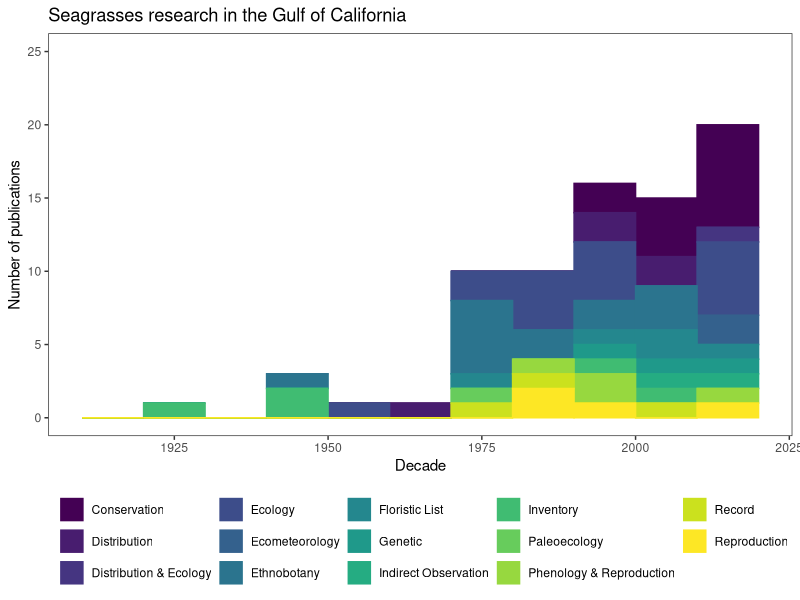
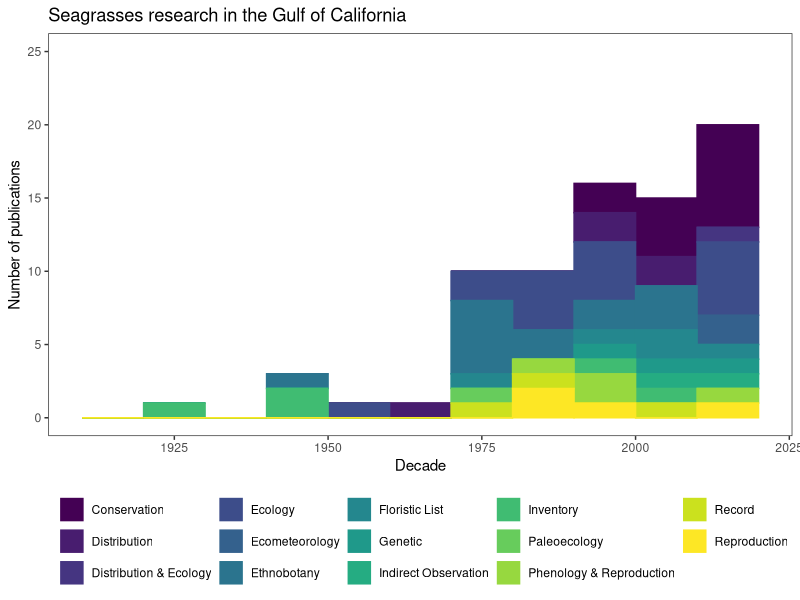

These figures' R source, in order:
library(ggplot2)
library(tidyverse)
library(ggthemes)

df<-read.csv("data/Review_base - copia.csv")

df %>% 
        mutate(topic = tools::toTitleCase(topic)) %>% # Up until here it is all calculations to create the new dataframe
        ggplot(aes(x=decade, fill = topic, colour= topic)) +
        geom_histogram(breaks=seq(1910, 2020, by=10)) + 
        labs(title= "Seagrasses research in the Gulf of California", 
             x="Decade", 
             y="Number of publications", 
             fill="",
             col="") +
        scale_colour_viridis_d() +
        scale_fill_viridis_d() +
        xlim(c(1910, 2020)) +
        ylim(c(0,25)) +
        theme_bw() +
        theme(panel.grid = element_blank(),
              legend.position = "bottom")

ggsave("figs/research_figure.png", dpi = 600, height = 5, width = 9)

